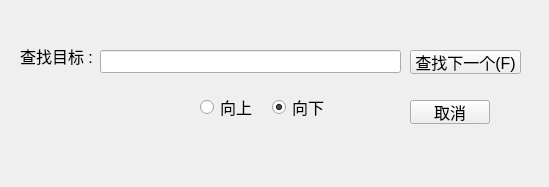
<?xml version="1.0" encoding="UTF-8"?>
<ui version="4.0">
 <class>FindText</class>
 <widget class="QMainWindow" name="FindText">
  <property name="geometry">
   <rect>
    <x>0</x>
    <y>0</y>
    <width>549</width>
    <height>187</height>
   </rect>
  </property>
  <property name="windowTitle">
   <string>MainWindow</string>
  </property>
  <widget class="QWidget" name="centralwidget">
   <widget class="QLabel" name="label">
    <property name="geometry">
     <rect>
      <x>20</x>
      <y>40</y>
      <width>81</width>
      <height>31</height>
     </rect>
    </property>
    <property name="font">
     <font>
      <pointsize>12</pointsize>
     </font>
    </property>
    <property name="text">
     <string>查找目标 :</string>
    </property>
   </widget>
   <widget class="QLineEdit" name="lineEdit">
    <property name="geometry">
     <rect>
      <x>100</x>
      <y>50</y>
      <width>301</width>
      <height>23</height>
     </rect>
    </property>
    <property name="font">
     <font>
      <pointsize>12</pointsize>
     </font>
    </property>
   </widget>
   <widget class="QPushButton" name="findNext">
    <property name="geometry">
     <rect>
      <x>410</x>
      <y>50</y>
      <width>111</width>
      <height>24</height>
     </rect>
    </property>
    <property name="font">
     <font>
      <pointsize>12</pointsize>
     </font>
    </property>
    <property name="text">
     <string>查找下一个(F)</string>
    </property>
   </widget>
   <widget class="QPushButton" name="cancel">
    <property name="geometry">
     <rect>
      <x>410</x>
      <y>100</y>
      <width>80</width>
      <height>24</height>
     </rect>
    </property>
    <property name="font">
     <font>
      <pointsize>12</pointsize>
     </font>
    </property>
    <property name="text">
     <string>取消</string>
    </property>
   </widget>
   <widget class="QWidget" name="layoutWidget">
    <property name="geometry">
     <rect>
      <x>200</x>
      <y>90</y>
      <width>138</width>
      <height>34</height>
     </rect>
    </property>
    <layout class="QHBoxLayout" name="horizontalLayout">
     <item>
      <widget class="QRadioButton" name="up_btn">
       <property name="font">
        <font>
         <pointsize>12</pointsize>
        </font>
       </property>
       <property name="text">
        <string>向上</string>
       </property>
      </widget>
     </item>
     <item>
      <widget class="QRadioButton" name="down_btn">
       <property name="font">
        <font>
         <pointsize>12</pointsize>
        </font>
       </property>
       <property name="text">
        <string>向下</string>
       </property>
       <property name="checked">
        <bool>true</bool>
       </property>
       <property name="autoRepeat">
        <bool>false</bool>
       </property>
      </widget>
     </item>
    </layout>
   </widget>
  </widget>
 </widget>
 <resources/>
 <connections/>
</ui>
